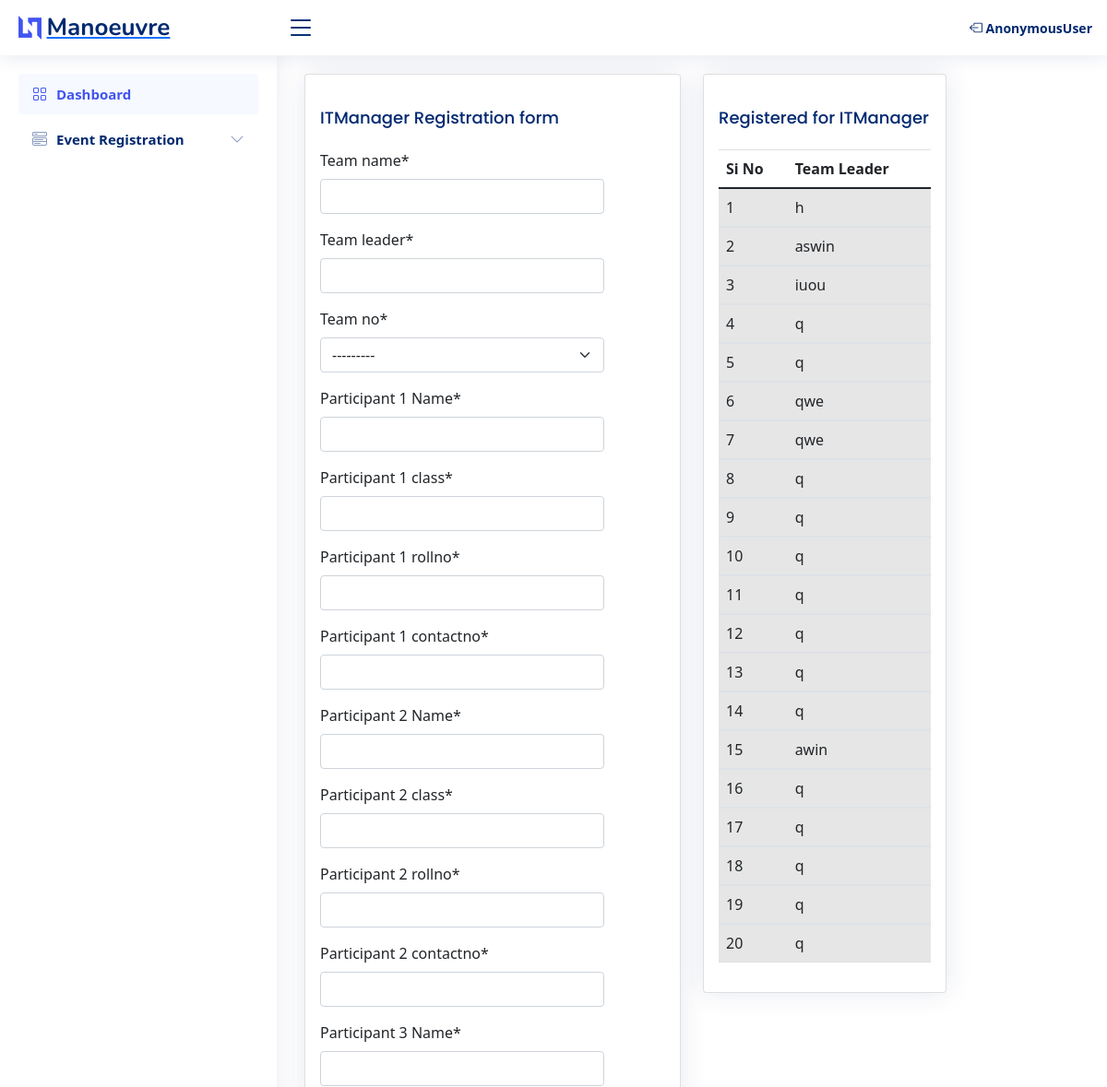
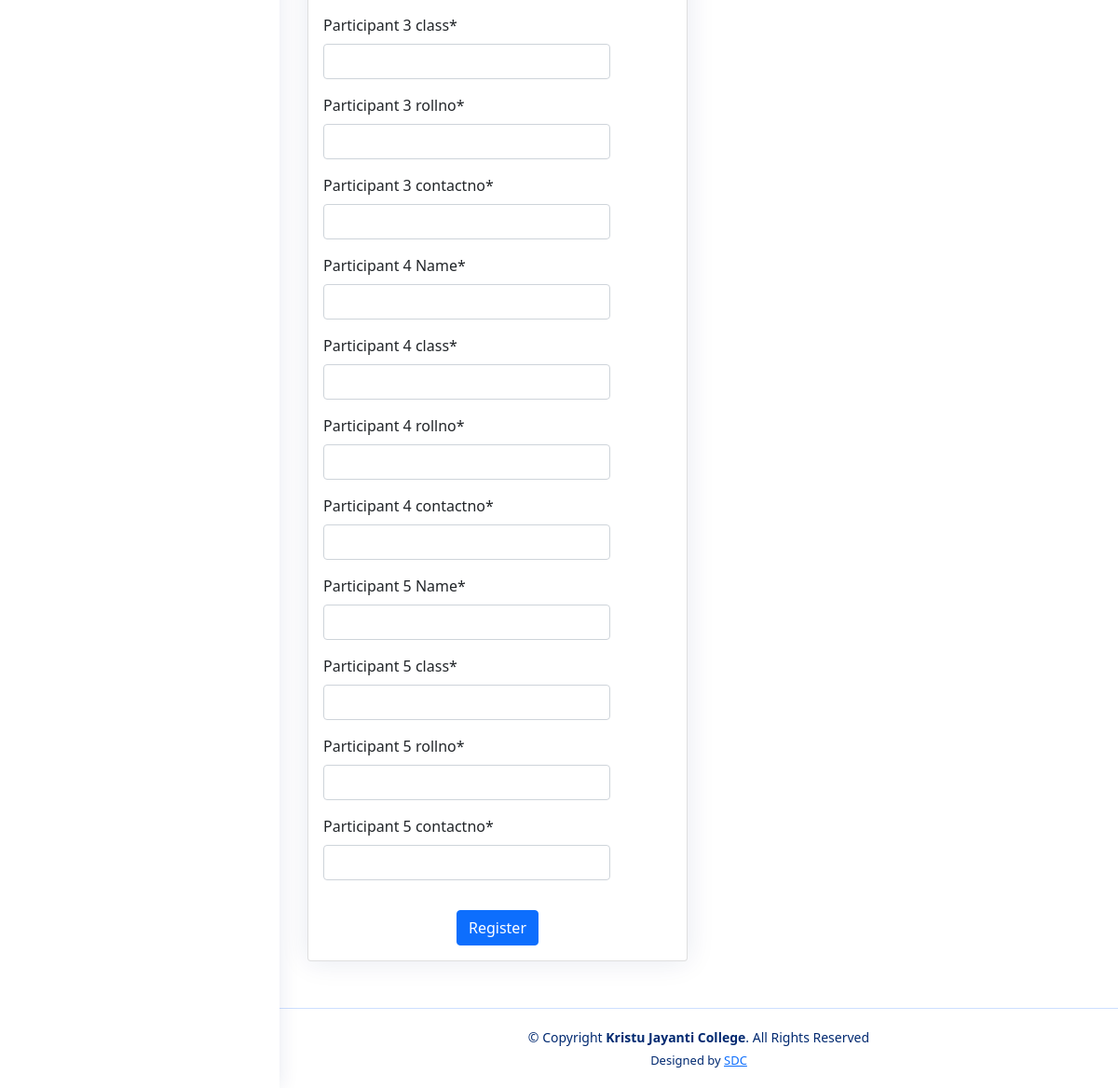
Screenshot of /registration/ITManager with the database file from the repository (2 pictures, top to bottom).
### application/models.py (models this page shows)
class IT_manager_Details(models.Model):
    team_name = models.CharField(
        max_length=100,
        null=False
    )
    team_leader = models.CharField(
        max_length=100,
        null=False
    )
    event_name = models.CharField(
        max_length= 50,
        default="IT Manager",
        null=False,
        editable=False,
    )
    TEAM_CHOICES = [
        ('1', 'Team 1'),
        ('2', 'Team 2'),
        ('3', 'Team 3'),
        ('4', 'Team 4'),
        ('5', 'Team 5'),
        ('6', 'Team 6')
    ]
    team_no = models.CharField(
        max_length=100,
        null=False,
        choices=TEAM_CHOICES
    )
    participant_1_Name = models.CharField(
        max_length=50,
        null=False
    )
    participant_1_class = models.CharField(
        max_length=100,
        null=True
    )
    participant_1_rollno = models.CharField(
        max_length=100,
        null=True
    )
    participant_1_contactno = models.CharField(
        max_length=100,
        null=True
    )
    participant_2_Name = models.CharField(
        max_length=50,
        default="",  # Add a default value here (empty string in this case)
        null=False
    )
    participant_2_class = models.CharField(
        max_length=100,
        null=True
    )
    participant_2_rollno = models.CharField(
        max_length=100,
        null=True
    )
    participant_2_contactno = models.CharField(
        max_length=100,
        null=True
    )
    participant_3_Name = models.CharField(
        max_length=50,
        null=True
    )
    participant_3_class = models.CharField(
        max_length=100,
        null=True
    )
    participant_3_rollno = models.CharField(
        max_length=100,
        null=True
    )
    participant_3_contactno = models.CharField(
        max_length=100,
        null=True
    )
    participant_4_Name = models.CharField(
        max_length=50,
        null=True
    )
    participant_4_class = models.CharField(
        max_length=100,
        null=True
    )
    participant_4_rollno = models.CharField(
        max_length=100,
        null=True
    )
    participant_4_contactno = models.CharField(
        max_length=100,
        null=True
    )
    participant_5_Name = models.CharField(
        max_length=50,
        null=True
    )
    participant_5_class = models.CharField(
        max_length=100,
        null=True
    )
    participant_5_rollno = models.CharField(
        max_length=100,
        null=True
    )
    participant_5_contactno = models.CharField(
        max_length=100,
        null=True
    )

### application/views.py (the view, shortened to what this page needs)
# urls.py: path('registration/<str:event_name>', views.registration, name='registration'),
def registration(request, event_name):
    event=event_name
    print(event_name,event)
    if 'success_message' in request.session:
        del request.session['success_message']
    if event == "ITManager":
        form = itmanagerForm()
        registered_students = IT_manager_Details.objects.filter(event_name = "IT Manager")
        if request.method == 'POST':
            form = itmanagerForm(request.POST)
            if form.is_valid():
                form.save()
                request.session['success_message'] = 'registered'
                form = itmanagerForm()
        context = {
            'form': form,
            'event_name': event,
            'registered_students': registered_students,
        }
        return render(request,'registration.html', context)

### application/forms.py
class itmanagerForm(forms.ModelForm):
    class Meta:
        model = IT_manager_Details
        fields = '__all__'

### templates/registration.html (shortened to what this page needs)
{% extends 'base.html' %}
{% load crispy_forms_tags %}
{% load static%}
{% block content %}
<link rel="stylesheet" href="https://maxcdn.bootstrapcdn.com/bootstrap/4.5.2/css/bootstrap.min.css">
<section class="section">
    <div class="row">
      <div class="col-lg-6">
        <div class="card">
          <div class="card-body">
            <h5 class="card-title">{{event_name}} Registration form</h5>
            <form  method="post">
              <div class="row mb-3">
                <div class="col-sm-10">
                    {{ form|crispy }}
                </div>
              </div>
               <input type="submit" class="btn btn-primary" value="Register" style="display: block; margin: 0 auto;" >
            </form>
          </div>
        </div>
      </div>
      <div class="col-lg-4">
        <div class="card">
          <div class="card-body">
            <h5 class="card-title">Registered for {{event_name}}</h5>
            {%if registered_students %}
            <table class="table table-striped">
              <thead>
                  <tr>
                      <th>Si No</th>
                      <th>Team Leader</th>
                  </tr>
              </thead>
                {% for students in registered_students%}
                <td>{{ forloop.counter }}</td>
                <td>{{ students.team_leader }}</td>
                {% endfor %}
          </table>
            {%else%}
            <p>No Student Registered</p>
            {% endif %}
          </div>
        </div>
      </div>
    </div>
</section>
{% endblock %}

### static/css/style.css (style rules this page uses)
:root { scroll-behavior: smooth; }
body { font-family: "Open Sans", sans-serif; background: #f6f9ff; color: #444444; }
h1, h2, h3, h4, h5, h6 { font-family: "Nunito", sans-serif; }
.card { margin-bottom: 30px; border: none; border-radius: 5px; box-shadow: 0px 0 30px rgba(1, 41, 112, 0.1); }
.card-title { padding: 20px 0 15px 0; font-size: 18px; font-weight: 500; color: #012970; font-family: "Poppins", sans-serif; }
.card-body { padding: 0 20px 20px 20px; }

### rows the page displays
IT_manager_Details: team_leader "h"
IT_manager_Details: team_leader "aswin"
IT_manager_Details: team_leader "iuou"
IT_manager_Details: team_leader "q"
IT_manager_Details: team_leader "q"
IT_manager_Details: team_leader "qwe"
IT_manager_Details: team_leader "qwe"
IT_manager_Details: team_leader "q"
IT_manager_Details: team_leader "q"
IT_manager_Details: team_leader "q"
IT_manager_Details: team_leader "q"
IT_manager_Details: team_leader "q"
IT_manager_Details: team_leader "q"
IT_manager_Details: team_leader "q"
IT_manager_Details: team_leader "awin"
IT_manager_Details: team_leader "q"
IT_manager_Details: team_leader "q"
IT_manager_Details: team_leader "q"
IT_manager_Details: team_leader "q"
IT_manager_Details: team_leader "q"

### other values shown
{{ request.user }} "AnonymousUser"
{{ event_name }} "ITManager"
